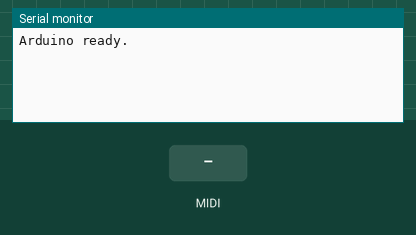
The sketch below on a simulated Arduino Leonardo, built with avr-gcc and run on an emulated ATmega32U4. On the bench: the last lines printed to the serial monitor. The test bench sets the inputs (shaded band). MIDI output is not drawn.

Above: at 1.2 s.
1.3 s: MIDI note 36 received
At 2.8 s:
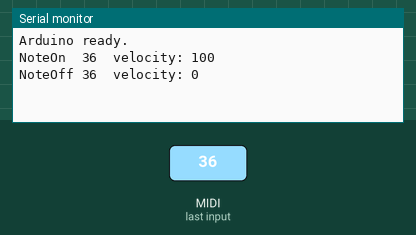
3.1 s: MIDI note 48 received
At 3.31 s:
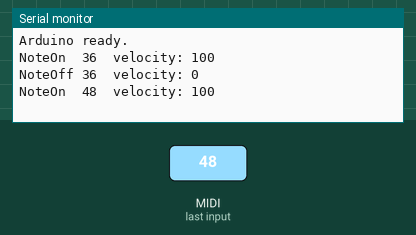

Measured:
- after the input at 1.3 s, the serial monitor: prints a new line at once (image 1)
- after the input at 3.1 s, the serial monitor: prints a new line at once (image 2)

The sketch:

NoteOnOffEverySec.ino
```cpp
#include <USB-MIDI.h>

USBMIDI_CREATE_DEFAULT_INSTANCE();

unsigned long t1 = millis();

void handleNoteOn(byte inChannel, byte inNumber, byte inVelocity)
{
  Serial.print("NoteOn  ");
  Serial.print(inNumber);
  Serial.print("\tvelocity: ");
  Serial.println(inVelocity);
}

void handleNoteOff(byte inChannel, byte inNumber, byte inVelocity)
{
  Serial.print("NoteOff ");
  Serial.print(inNumber);
  Serial.print("\tvelocity: ");
  Serial.println(inVelocity);
}

void setup()
{
  Serial.begin(115200);
  while (!Serial);

  MIDI.begin();
  MIDI.setHandleNoteOn(handleNoteOn);
  MIDI.setHandleNoteOff(handleNoteOff);
  Serial.println("Arduino ready.");
}

// -----------------------------------------------------------------------------
//
// -----------------------------------------------------------------------------
void loop()
{
  MIDI.read();

  if ((millis() - t1) > 500)
  {
    t1 = millis();

    MIDI.sendNoteOn(27, 55, 1);
    MIDI.sendNoteOff(27, 55, 1);
  }
}
```
